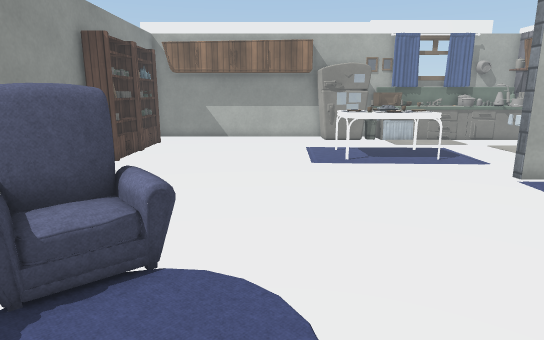
[1] (above)

16 first-person views from a walk through a Unity game level. The camera is 1.4 m above the floor, tilts 12° down and sees 75° across. The floor is counted in squares, 0.5 m on a side. Each view is taken from the middle of a square. On the plan, view 1 faces up. The plan holds only what a view shows up to about 20 squares ahead; the rest is blank. The place goes on beyond the plan. Surface patterns are stand-ins for the level's own textures.

[2]
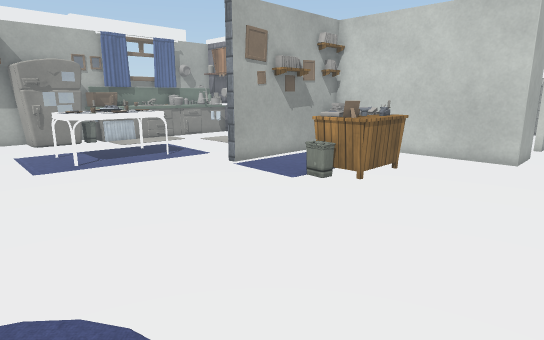

[3]
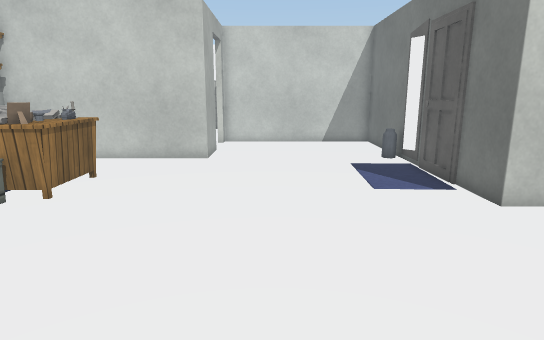

[4]
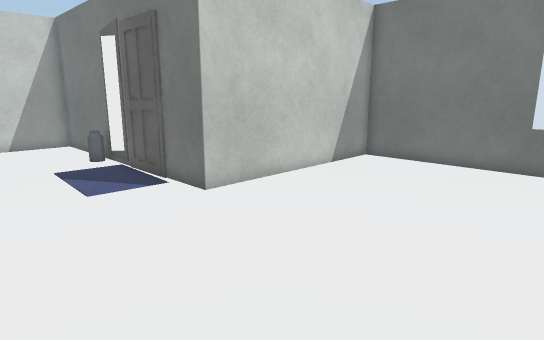

[5]
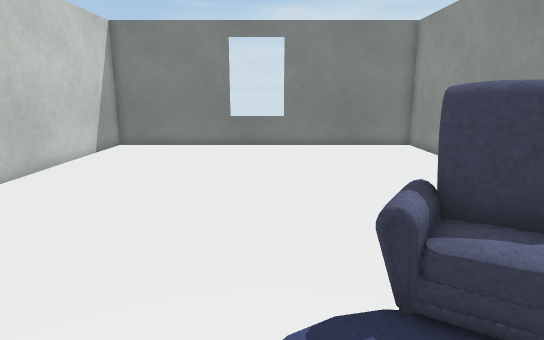

[6]
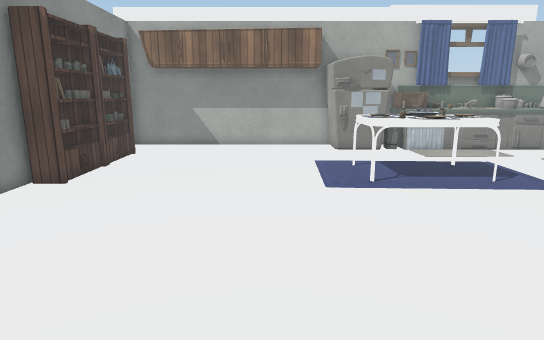

[7]
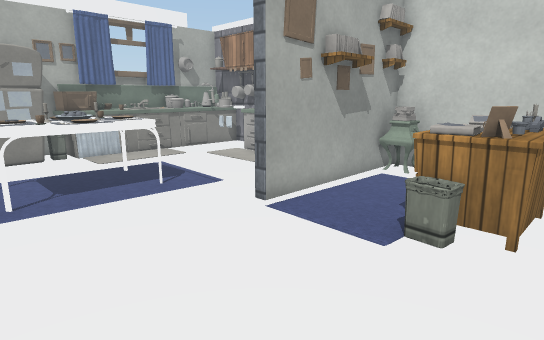

[8]
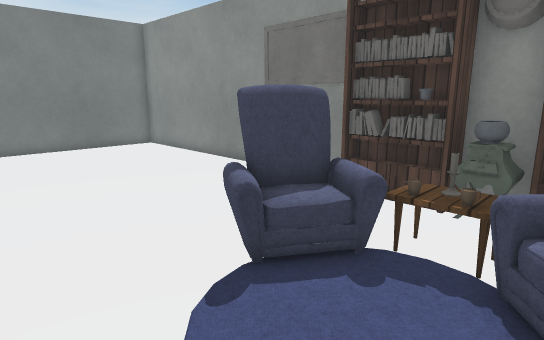

[9]
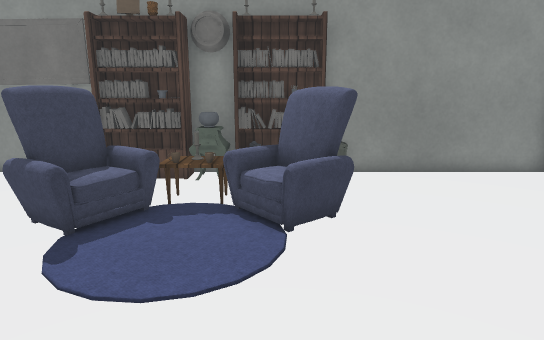

[10]
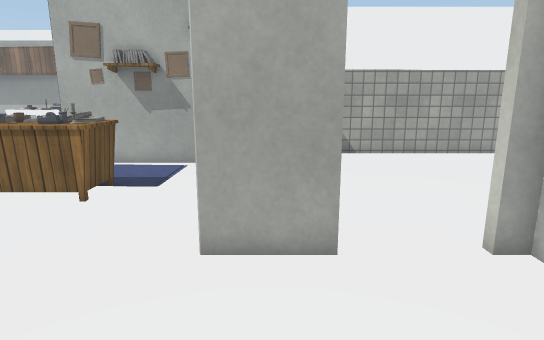

[11]
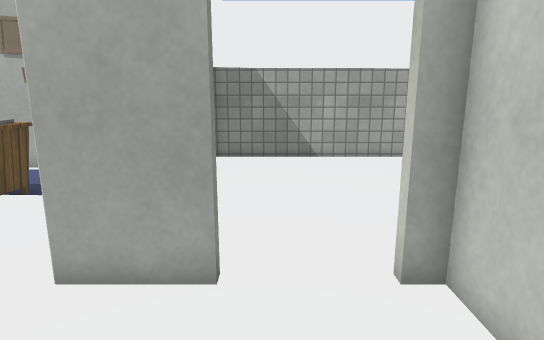

[12]
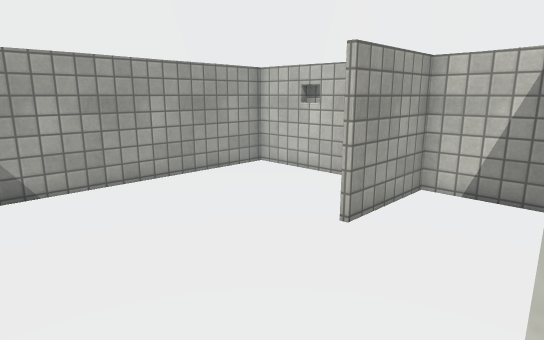

[13]
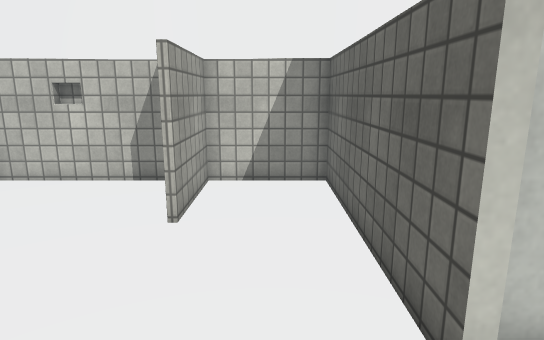

[14]
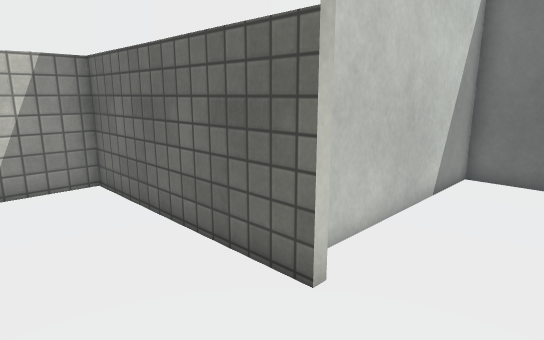

[15]
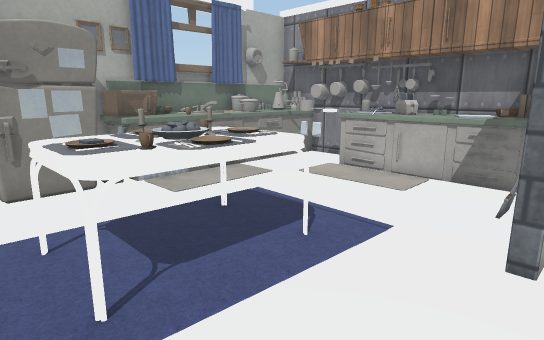

[16]
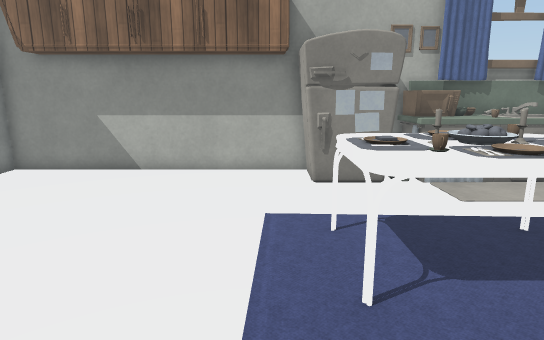

### Floor plan
Points are (right, up) in squares from view 1. A wall is a line through its corners. A room is listed if a view was taken in it or the views show most of it. See-through windows are left out.
Room 1 (views 1, 2, 3, 4, 5, 6, 7, 8, 9, 10, 11, 15, 16)
walls: (14.5, 11.6) (8.4, 11.6) (8.4, 12.1); (-7.8, 3.7) (-7.8, 2); (-7.8, -1.3) (-7.8, -15) (8.7, -15) (8.7, -5.9) (13.5, -5.9); (18.2, 2.9) (15.7, 2.9) (15.7, 11.5); (-7.8, 15.4) (-7.8, 6.9); (15.8, -5.9) (21.6, -5.9) (21.6, 2.9) (20.9, 2.9); (16.1, 19.4) (16.1, 20.5); (3.4, 24.2) (-7.8, 24.2); (7.5, 24.2) (6.1, 24.2)
ways out: opening at (19.5, 3) to room 2
objects: other object (-7, 1); other object (-7, 3); other object (-7, 5); other object (-7, 7) to (-7, 8); bookshelf (-7, 16) to (-7, 17); bookshelf (-7, 19); other object (-6, 3); other object (-4, -1) to (-2, 2); other object (-4, 4) to (-2, 7); carpet (-3, 1) to (-1, 1); carpet (-3, 5); carpet (-1, 5); table (3, 15) to (4, 18); fridge (3, 22) to (5, 23); other object (4, 16); other object (4, 17); other object (5, 15) to (6, 16); other object (5, 16); other object (5, 17); other object (5, 18) to (6, 18); table (6, 15) to (7, 15); bin (6, 22) to (6, 23); other object (7, 16); other object (7, 17); table (7, 18); curtain (7, 22) to (9, 22); other object (7, 23); bin (8, 7) to (9, 8); carpet (8, 8); carpet (8, 16) to (8, 17); microwave (8, 23) to (8, 24); other object (9, 6); other object (9, 23); curtain (9, 24); other object (10, 6); other object (10, 7); other object (10, 8); other object (10, 22) to (11, 22); other object (11, 6); other object (11, 7); other object (11, 8); other object (11, 24); other object (12, 6) to (12, 7); other object (12, 8); pot (12, 22) to (13, 23); curtain (12, 24); other object (13, 20); other object (13, 22); pot (13, 24); carpet (14, 10) to (14, 11); other object (14, 13); other object (14, 14); other object (14, 15) to (15, 15); other object (14, 16); other object (14, 17); other object (14, 21); pot (14, 21) to (15, 22); other object (14, 23); other object (14, 24); other object (15, 10); other object (15, 11); other object (15, 14) to (16, 14); other object (15, 16); other object (15, 17); other object (15, 18); other object (15, 19); other object (15, 20); other object (15, 23); other object (15, 24); other object (16, -5); other object (16, 15); other object (16, 16); other object (16, 17); other object (16, 18); pot (16, 19); pot (16, 21); pot (16, 22); other object (16, 23); other object (16, 24)
Room 2 (views 12, 13, 14)
walls: (20.9, 2.9) (20.9, 3.2) (29.5, 3.2) (29.5, 14.1) (16.5, 14.1); (18.2, 3.2) (18.2, 2.9); (29.5, 7.1) (25.5, 7.1); (29.8, 11.1) (29.8, 12)
ways out: opening at (19.5, 3) to room 1

Where each view was taken, in squares from view 1:
view 1: 0 up, 0 right, facing up
view 2: 0 up, 1 left, facing up-right
view 3: 0 up, 0 right, facing right
view 4: 0 up, 0 right, facing down-right
view 5: 5 up, 0 right, facing down
view 6: 4 up, 0 right, facing up
view 7: 5 up, 2 right, facing up-right
view 8: 5 up, 2 right, facing down-left
view 9: 5 up, 5 right, facing left
view 10: 3 down, 17 right, facing up
view 11: 2 down, 19 right, facing up
view 12: 3 up, 19 right, facing up-right
view 13: 5 up, 18 right, facing right
view 14: 7 up, 18 right, facing down-right
view 15: 11 up, 2 right, facing up-right
view 16: 11 up, 2 right, facing up
